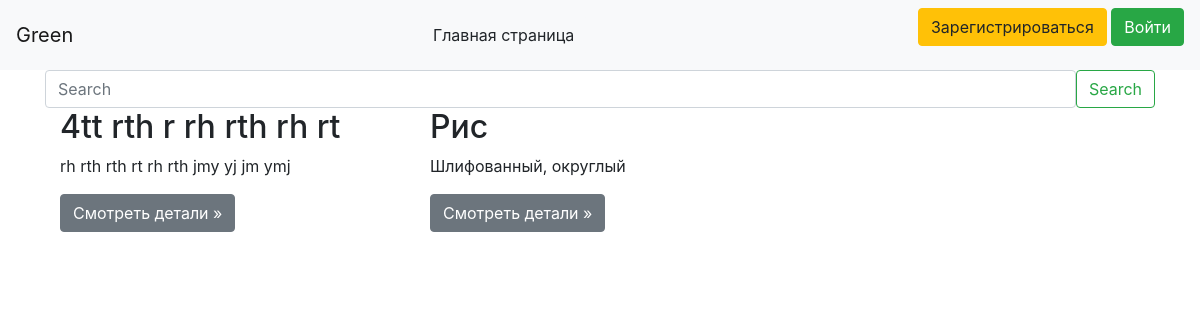
Before: /main_page with the older database file.
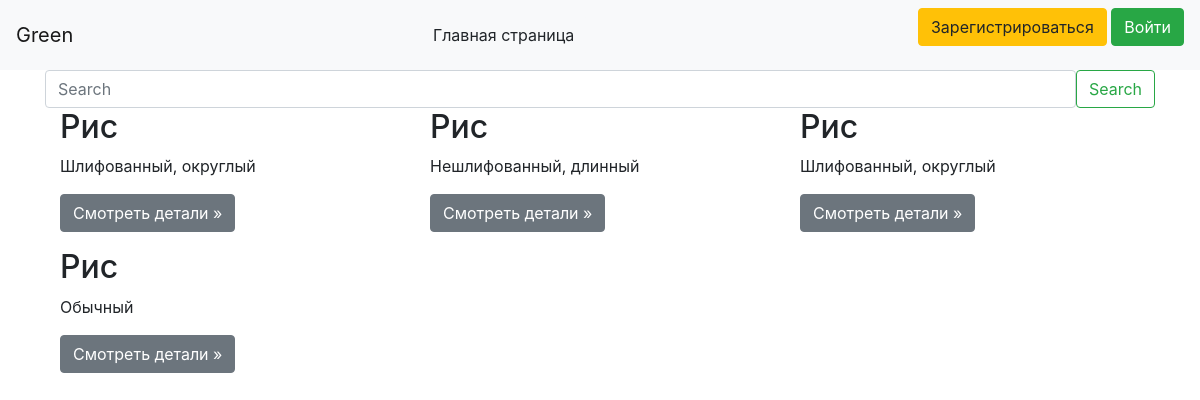
After: the same page with the newer database file.
### data/product.py (models this page shows)
class Products(SqlAlchemyBase):
    __tablename__ = 'products'
    id = sqlalchemy.Column(sqlalchemy.Integer,
                           primary_key=True, autoincrement=True)
    title = sqlalchemy.Column(sqlalchemy.String, nullable=True)
    description = sqlalchemy.Column(sqlalchemy.String, nullable=True)
    city = sqlalchemy.Column(sqlalchemy.String, nullable=True)
    price = sqlalchemy.Column(sqlalchemy.Float, nullable=True)
    created_date = sqlalchemy.Column(sqlalchemy.String, nullable=False)
    company_id = sqlalchemy.Column(sqlalchemy.Integer,
                                   sqlalchemy.ForeignKey("users.id"))
    company = orm.relation('User')

### main.py (the view)
@app.route('/')
@app.route('/main_page')
def main_page():
    search = request.args.get('search')
    db_sess = db_session.create_session()
    if search:
        products = db_sess.query(Products).filter(Products.title.contains(search) |
                                                  Products.description.contains(search) |
                                                  Products.price.contains(search))
    else:
        products = db_sess.query(Products)
    return render_template('main_page.html', products=products)

### data/db_session.py (called while the page is built)
def create_session() -> Session:
    global __factory
    return __factory()

### templates/main_page.html
{% extends "base.html" %}
{% block content %}
<form method="GET" class="d-flex">
    <input class="form-control me-2" type="search" placeholder="Search" name="search" aria-label="Search">
    <button class="btn btn-outline-success" type="submit">Search</button>
</form>
<div class="container">
    <div class="row">
        {% for i in products %}
        <div class="col-md-4">
            <h2>{{ i.title }}</h2>
            <p> {{ i.description }} </p>
            <p><a class="btn btn-secondary" href="/products/{{ i.id }}" role="button">Смотреть детали &raquo;</a></p>
        </div>
        {% endfor %}
    </div>
</div>
{% endblock %}

Changed rows visible on the page:
removed Products: title "4tt rth r rh rth rh rt", description "rh rth rth rt rh rth jmy yj jm ymj"
added Products: title "Рис", description "Нешлифованный, длинный"
added Products: title "Рис", description "Шлифованный, округлый"
added Products: title "Рис", description "Обычный"
